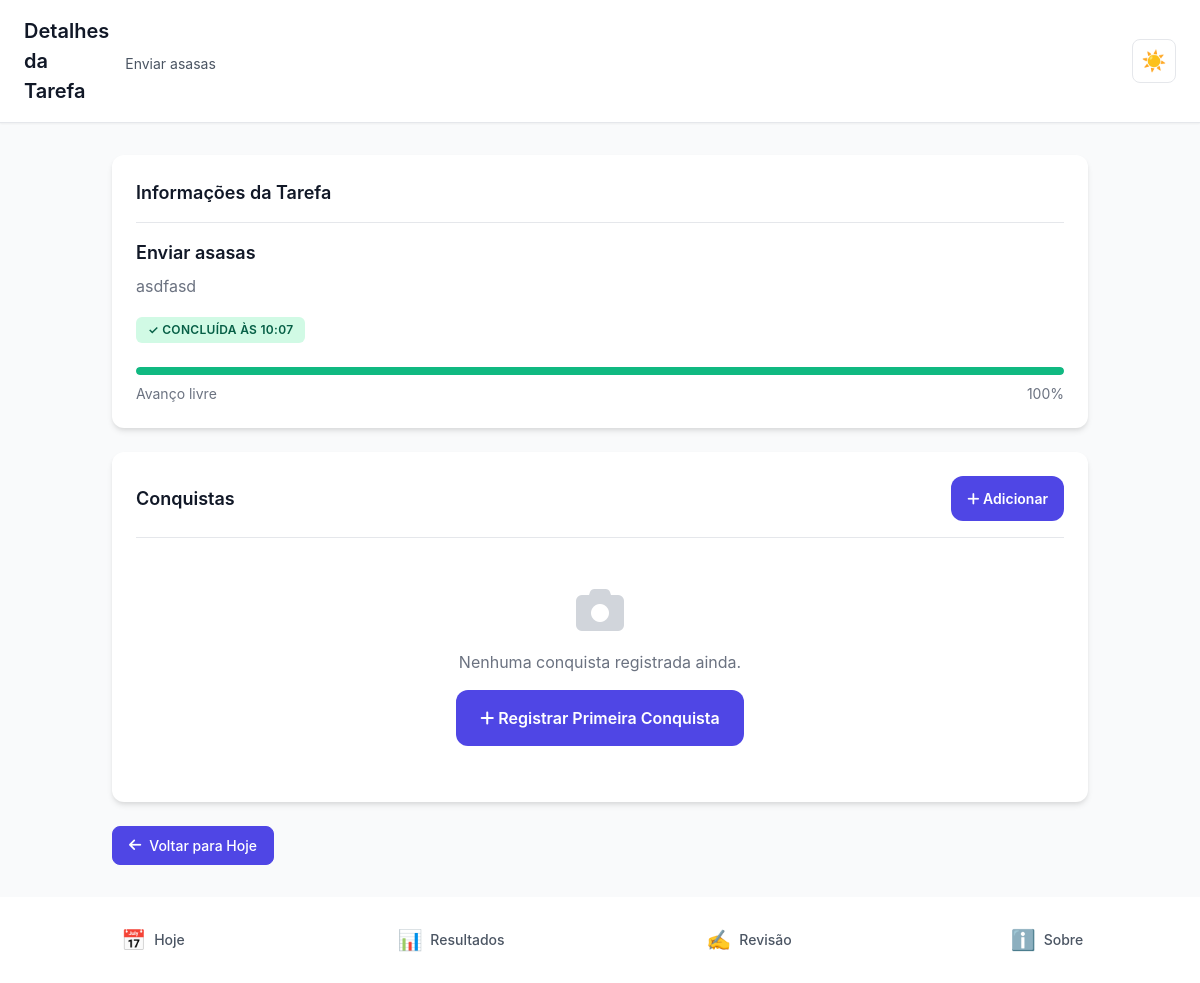
The page /tarefa/4/detalhes/ (signed in) on the database its author committed.
### core/models.py (models this page shows, shortened)
class Task(models.Model):
    STATUS_CHOICES = [
        ('pendente', 'Pendente'),
        ('concluida', 'Concluída'),
    ]
    day_plan = models.ForeignKey(
        DayPlan,
        on_delete=models.CASCADE,
        related_name='tasks',
        verbose_name='Plano do Dia'
    )
    titulo = models.CharField(
        max_length=200,
        verbose_name='Título',
        help_text='Título curto e claro da tarefa'
    )
    descricao = models.TextField(
        blank=True,
        null=True,
        verbose_name='Descrição',
        help_text='Descrição opcional da tarefa'
    )
    ordem = models.IntegerField(
        validators=[MinValueValidator(1), MaxValueValidator(3)],
        verbose_name='Ordem',
        help_text='Ordem da tarefa (1, 2 ou 3)'
    )
    status = models.CharField(
        max_length=10,
        choices=STATUS_CHOICES,
        default='pendente',
        verbose_name='Status'
    )
    concluida_em = models.DateTimeField(
        blank=True,
        null=True,
        verbose_name='Concluída em'
    )
    total_steps = models.IntegerField(
        blank=True,
        null=True,
        validators=[MinValueValidator(1)],
        verbose_name='Total de Etapas',
        help_text='Quantidade total de etapas definidas (deixe vazio para modo flexível)'
    )
    completed_steps = models.IntegerField(
        default=0,
        validators=[MinValueValidator(0)],
        verbose_name='Etapas Concluídas',
        help_text='Quantidade de etapas concluídas (para tarefas com total_steps definido)'
    )
    pseudo_steps_done = models.IntegerField(
        default=0,
        validators=[MinValueValidator(0)],
        verbose_name='Passos Avançados',
        help_text='Contador de cliques em "Avançar etapa" (para tarefas sem total_steps)'
    )
    progress_percent = models.IntegerField(
        default=0,
        validators=[MinValueValidator(0), MaxValueValidator(100)],
        verbose_name='Progresso (%)',
        help_text='Progresso atual da tarefa em percentual (0-100)'
    )
    criado_em = models.DateTimeField(
        auto_now_add=True,
        verbose_name='Criado em'
    )
    atualizado_em = models.DateTimeField(
        auto_now=True,
        verbose_name='Atualizado em'
    )
    class Meta:
        verbose_name = 'Tarefa'
        verbose_name_plural = 'Tarefas'
        ordering = ['ordem']
        unique_together = [['day_plan', 'ordem']]

### core/views.py (the view)
# urls.py: path('tarefa/<int:task_id>/detalhes/', views.detalhes_tarefa, name='detalhes_tarefa'),
@login_required
def detalhes_tarefa(request, task_id):
    task = get_object_or_404(Task, id=task_id, day_plan__usuario=request.user)
    moments = task.moments.all()
    context = {
        'task': task,
        'day_plan': task.day_plan,
        'moments': moments,
    }
    return render(request, 'core/detalhes_tarefa.html', context)

### core/context_processors.py (called while the page is built)
def pwa_settings(request):
    return {
        "PWA_SETTINGS": {
            "enabled": getattr(settings, "PWA_ENABLED", False),
            "theme_color": getattr(settings, "PWA_THEME_COLOR", "#0f172a"),
            "background_color": getattr(
                settings, "PWA_BACKGROUND_COLOR", "#0f172a"
            ),
            "start_url": getattr(settings, "PWA_START_URL", "/?source=pwa"),
            "scope": getattr(settings, "PWA_SCOPE", "/"),
            "install_hint": "Compartilhar → Adicionar à Tela de Início",
            "push_public_key": getattr(settings, "PWA_PUSH_PUBLIC_KEY", ""),
        }
    }

### core/templates/core/detalhes_tarefa.html (shortened to what this page needs)
{% extends 'core/base.html' %}
{% load static %}
{% block header_title %}Detalhes da Tarefa{% endblock %}
{% block header_subtitle %}
    <div class="header-subtitle">{{ task.titulo }}</div>
{% endblock %}
{% block content %}
    <div class="card fade-in">
        <div class="card-header">
            <h2 class="card-title">Informações da Tarefa</h2>
        </div>
        <div class="card-body">
            <div style="margin-bottom: 1rem;">
                <h3 style="font-size: 1.125rem; font-weight: 600; color: #111827; margin-bottom: 0.5rem;">
                    {{ task.titulo }}
                </h3>
                {% if task.descricao %}
                    <p style="color: #6B7280; line-height: 1.6; margin-bottom: 1rem;">
                        {{ task.descricao }}
                    </p>
                {% endif %}
            </div>
            <div style="display: flex; flex-direction: column; gap: 0.75rem;">
                <div>
                    <span class="badge {% if task.status == 'concluida' %}badge-success{% else %}badge-info{% endif %}">
                        {% if task.status == 'concluida' %}
                            ✓ Concluída
                            {% if task.concluida_em %}
                                às {{ task.concluida_em|date:"H:i" }}
                            {% endif %}
                        {% else %}
                            Pendente
                        {% endif %}
                    </span>
                </div>
                <div>
                    <div class="progress-bar-container" style="margin-bottom: 0.5rem;">
                        <div class="progress-bar {% if task.progress_percent == 100 %}success{% elif task.progress_percent > 0 %}warning{% endif %}"
                             style="width: {{ task.progress_percent }}%"></div>
                    </div>
                    <div style="display: flex; justify-content: space-between; align-items: center; font-size: 0.875rem; color: #6B7280;">
                        <span>
                            {% if task.total_steps and task.total_steps > 0 %}
                                Etapas: {{ task.completed_steps }}/{{ task.total_steps }}
                            {% else %}
                                Avanço livre
                            {% endif %}
                        </span>
                        <span>{{ task.progress_percent }}%</span>
                    </div>
                </div>
            </div>
        </div>
    </div>
    <div class="card fade-in">
        <div class="card-header" style="display: flex; justify-content: space-between; align-items: center;">
            <h2 class="card-title">Conquistas</h2>
            {% if task.status == 'concluida' %}
                <a href="{% url 'core:registrar_conquista' task.id %}" class="btn btn-primary btn-sm">
                    <i class="fas fa-plus"></i>
                    Adicionar
                </a>
            {% endif %}
        </div>
        <div class="card-body" style="padding-top: 0;">
            {% if moments %}
                <div style="display: grid; grid-template-columns: repeat(auto-fill, minmax(150px, 1fr)); gap: 1rem; margin-top: 1rem;">
                    {% for moment in moments %}
                        <div class="moment-card" style="position: relative; cursor: pointer;" onclick="openMomentModal('{{ moment.image.url }}', '{{ moment.caption|default:""|escapejs }}', '{{ moment.created_at|date:"d/m/Y H:i" }}')">
                            <img src="{{ moment.image.url }}"
                                 alt="{% if moment.caption %}{{ moment.caption }}{% else %}Conquista{% endif %}"
                                 style="width: 100%; height: 150px; object-fit: cover; border-radius: 8px; border: 2px solid #E5E7EB;">
                            {% if moment.caption %}
                                <div style="position: absolute; bottom: 0; left: 0; right: 0; background: linear-gradient(to top, rgba(0,0,0,0.7), transparent); padding: 0.5rem; border-radius: 0 0 8px 8px;">
                                    <p style="color: white; font-size: 0.75rem; margin: 0; text-overflow: ellipsis; overflow: hidden; white-space: nowrap;">
                                        {{ moment.caption }}
                                    </p>
                                </div>
                            {% endif %}
                            <div style="position: absolute; top: 0.25rem; right: 0.25rem; background: rgba(0,0,0,0.5); color: white; padding: 0.25rem 0.5rem; border-radius: 4px; font-size: 0.625rem;">
                                <i class="fas fa-camera"></i>
                            </div>
                        </div>
                    {% endfor %}
                </div>
            {% else %}
                <div style="text-align: center; padding: 2rem 0;">
                    <i class="fas fa-camera" style="font-size: 3rem; color: #D1D5DB; margin-bottom: 1rem;"></i>
                    <p style="color: #6B7280; margin-bottom: 1rem;">
                        Nenhuma conquista registrada ainda.
                    </p>
                    {% if task.status == 'concluida' %}
                        <a href="{% url 'core:registrar_conquista' task.id %}" class="btn btn-primary">
                            <i class="fas fa-plus"></i>
                            Registrar Primeira Conquista
                        </a>
                    {% else %}
                        <p style="font-size: 0.875rem; color: #9CA3AF;">
                            Conclua a tarefa para registrar conquistas.
                        </p>
                    {% endif %}
                </div>
            {% endif %}
        </div>
    </div>
    <div style="margin-top: 1.5rem;">
        <a href="{% url 'core:home' %}" class="btn-icon-text btn-icon-text-primary">
            <i class="fas fa-arrow-left"></i>
            <span>Voltar para Hoje</span>
        </a>
    </div>
{% endblock %}

### rows shown on the page
Task: titulo "Enviar asasas", descricao "asdfasd", concluida_em "10:07", progress_percent "100"
